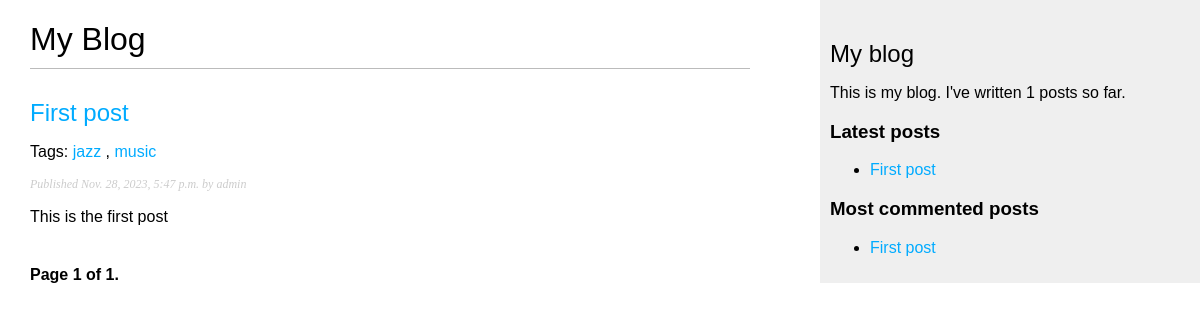
The page /blog/ on the database as committed earlier.
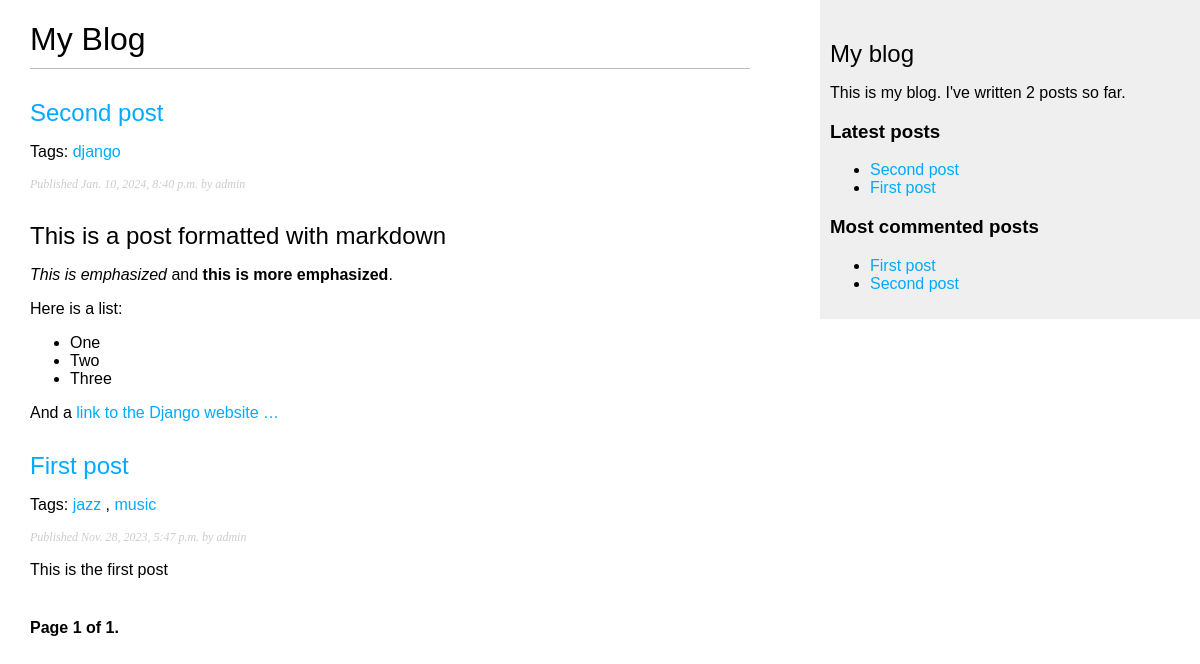
The same page on the database as committed later.
### blog/models.py (models this page shows, shortened)
class Post(models.Model):
    class Status(models.TextChoices):
        DRAFT = 'DF', 'Draft'
        PUBLISHED = 'PB', 'Published'
    title = models.CharField(max_length=250)
    slug = models.SlugField(max_length=250)
    author = models.ForeignKey(User,
                               on_delete=models.CASCADE,
                               related_name='blog_posts')
    body = models.TextField()
    publish = models.DateTimeField(default=timezone.now)
    created = models.DateTimeField(auto_created=True)
    updated = models.DateTimeField(auto_now=True)
    status = models.CharField(max_length=2,
                              choices=Status.choices, default=Status.DRAFT)
    objects = models.Manager()
    published = PublishedManager()
    tags = TaggableManager()
    class Meta:
        unique_together = ('slug', 'publish')
        ordering = ['-publish']
        indexes = [
            models.Index(fields=['publish']),
        ]
    def get_absolute_url(self):
        return reverse('blog:post_detail',
                       args=[self.publish.year,
                             self.publish.month,
                             self.publish.day,
                             self.slug])

### blog/views.py (the view)
# urls.py: path('', views.post_list, name='post_list'),
def post_list(request, tag_slug=None):
    post_list = Post.published.all()
    tag = None
    if tag_slug:
        tag = get_object_or_404(Tag, slug=tag_slug)
        post_list = post_list.filter(tags__in=[tag])
    paginator = Paginator(post_list, 3)
    page_number = request.GET.get('page', 1)
    try:
        posts = paginator.page(page_number)
    except PageNotAnInteger:
        posts = paginator.page(1)
    except EmptyPage:
        posts = paginator.page(paginator.num_pages)
    return render(request, 'blog/post/list.html', {'posts': posts, 'tag': tag})

### blog/models.py (called while the page is built)
    def get_queryset(self):
        return super().get_queryset().filter(
            status=Post.Status.PUBLISHED)

### blog/templatetags/blog_tags.py (called while the page is built)
@register.simple_tag
def total_posts():
    return Post.published.count()

@register.simple_tag
def get_most_commented_posts(count=5):
    return Post.published.annotate(
        total_comments=Count('comments')
    ).order_by('-total_comments')[:count]

@register.inclusion_tag('blog/post/latest_posts.html')
def show_latest_posts(count=5):
    latest_posts = Post.published.order_by('-publish')[:count]
    return {'latest_posts': latest_posts}

@register.filter(name='markdown')
def markdown_format(text):
    return mark_safe(markdown.markdown(text))

### blog/templates/blog/post/list.html (shortened to what this page needs)
{% extends "blog/base.html" %}
{% load blog_tags %}
{% block content %}
  <h1>My Blog</h1>
  {% for post in posts %}
    <h2>
      <a href="{{ post.get_absolute_url }}">
        {{ post.title }}
      </a>
    </h2>
    <p class="tags">
      Tags:
      {% for tag in post.tags.all %}
        <a href="{% url "blog:post_list_by_tag" tag.slug %}">
          {{ tag.name }}
        </a>
        {% if not forloop.last %}, {% endif %}
      {% endfor %}
    </p>
    <p class="date">
      Published {{ post.publish }} by {{ post.author }}
    </p>
    {{ post.body|markdown|truncatewords_html:30 }}
  {% endfor %}
  {% include "pagination.html" with page=posts %}
{% endblock %}

### blog/templates/blog/base.html (shortened to what this page needs)
{% load blog_tags %}
{% load static %}
<!DOCTYPE html>
<html>
<head>
  <link href="{% static "css/blog.css" %}" rel="stylesheet">
</head>
<body>
  <div id="content">
    {% block content %}
    {% endblock %}
  </div>
  <div id="sidebar">
    <h2>My blog</h2>
    <p>
      This is my blog.
      I've written {% total_posts %} posts so far.
    </p>
    <h3>Latest posts</h3>
    {% show_latest_posts 3 %}
    <h3>Most commented posts</h3>
    {% get_most_commented_posts as most_commented_posts %}
    <ul>
      {% for post in most_commented_posts %}
      <li>
        <a href="{{ post.get_absolute_url }}">{{ post.title }}</a>
      </li>
      {% endfor %}
    </ul>
  </div>
</body>
</html>

### blog/templates/blog/post/latest_posts.html
<ul>
  {% for post in latest_posts %}
  <li>
    <a href="{{ post.get_absolute_url }}">{{ post.title }}</a>
  </li>
  {% endfor %}
</ul>

Rows that differ between the two databases and show on the page:
added Post: title "Second post", publish "Jan. 10, 2024, 8:40 p.m.", author "admin", body "This is a post formatted with markdown This is emphasized and this is more emphasized . Here is a list: One Two Three And a link to the Django website …"
now on this page (row unchanged): Tag: name "django", shown under "Second post"
Other text that changed with them:
text no longer shown: "1"
text now shown: "2"
